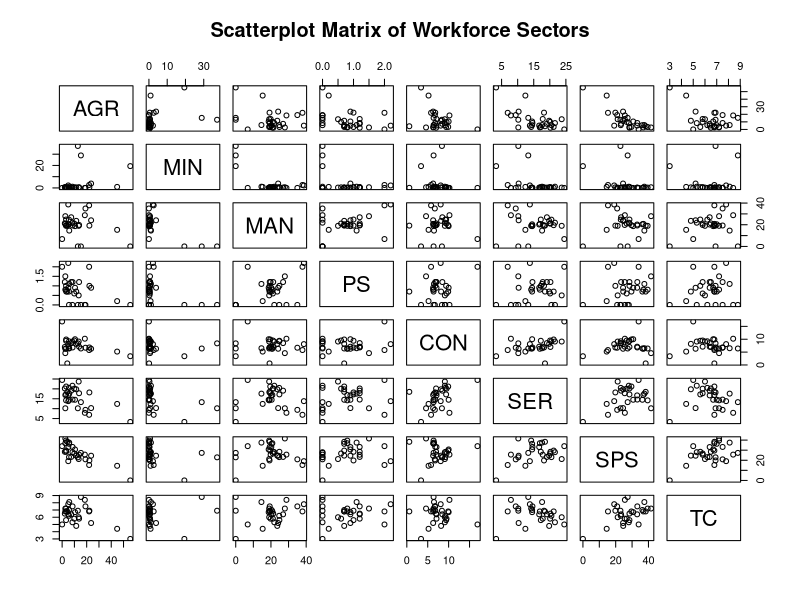
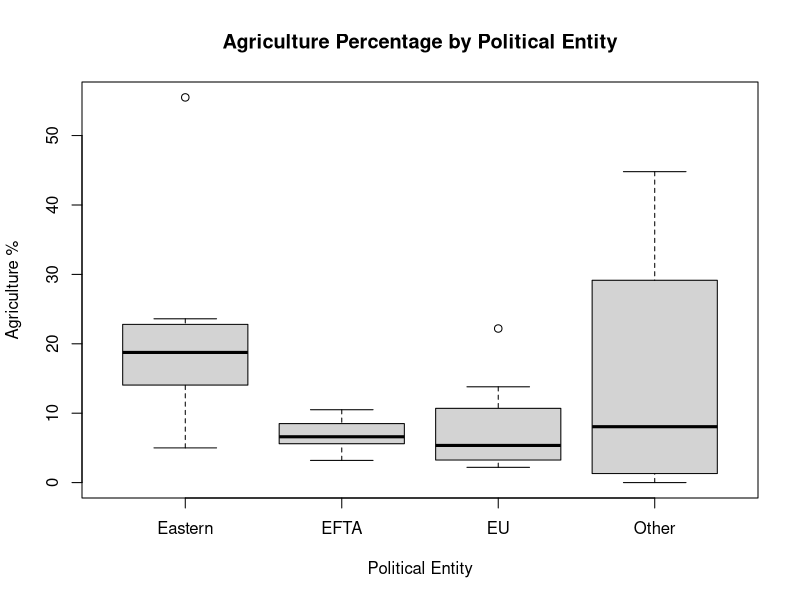

The R source for these figures, in order:
## ---- chunk 1
knitr::opts_chunk$set(echo = TRUE)
## ---- chunk 2
workforce <- read.table("Data/workforce.txt", header=TRUE)

sectorData <- workforce[, c("AGR", "MIN", "MAN", "PS", "CON", "SER", "SPS", "TC")]

pairs(sectorData, main="Scatterplot Matrix of Workforce Sectors")

## ---- chunk 3
boxplot(AGR ~ Group, data=workforce,
        main="Agriculture Percentage by Political Entity",
        xlab="Political Entity", ylab="Agriculture %")



## ---- chunk 4
summaryStats <- data.frame(
  Mean = apply(sectorData, 2, mean),
  Variance = apply(sectorData, 2, var),
  StdDev = apply(sectorData, 2, sd)
)

# Correlation matrix:
corMatrix <- cor(sectorData)
print(corMatrix)
print(summaryStats)
## ---- chunk 5
library(dplyr)

groupStats <- workforce %>%
  group_by(Group) %>%
  summarise(across(c(AGR, MIN, MAN, PS, CON, SER, SPS, TC),
                   list(mean = mean, variance = var, sd = sd),
                   .names = "{.col}_{.fn}"))
print(groupStats)
